Frame 1 (no input): blank canvas, image omitted
Frame 60 (no input): blank canvas, image omitted
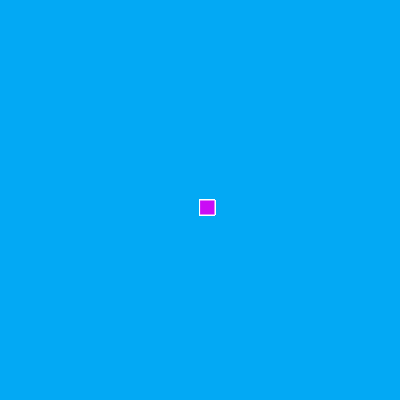
Frame 120 (the mouse pressed at the canvas centre since frame 60)

The p5.js sketch whose frames 1 and 60 were blank and that drew this single picture after the mouse press (run headless with seeded random() and noise() and a simulated clock; from frame 60 on, the mouse is pressed at the canvas centre):

// p5.js sketch
// ── sketch.js
function setup() {
  createCanvas(400, 400);
  background("#03A9F4");
}

function draw() {
  
  
  //console.log(mouseIsPressed);
  
  if(mouseIsPressed){
     rect(mouseX, mouseY, 15, 15);
     }
  
  fill("rgb(202,11,245)")
  stroke("white")
  
  
}
